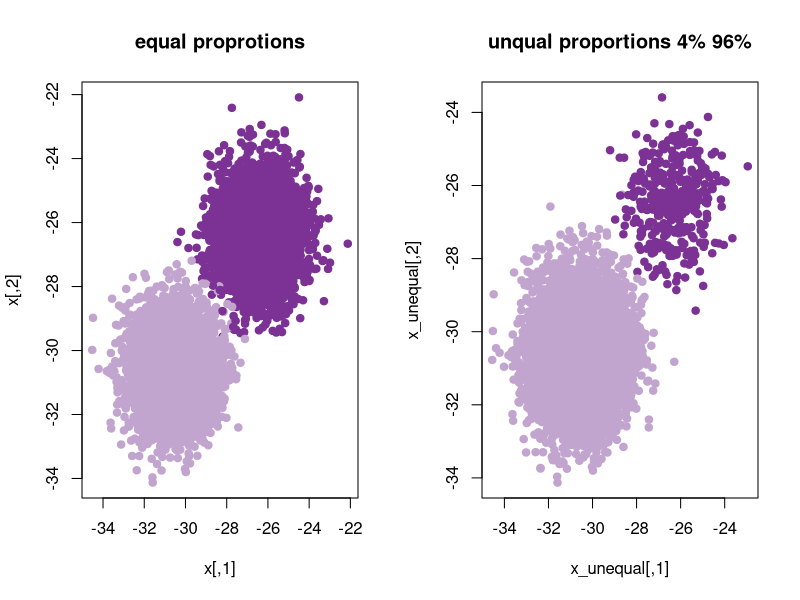
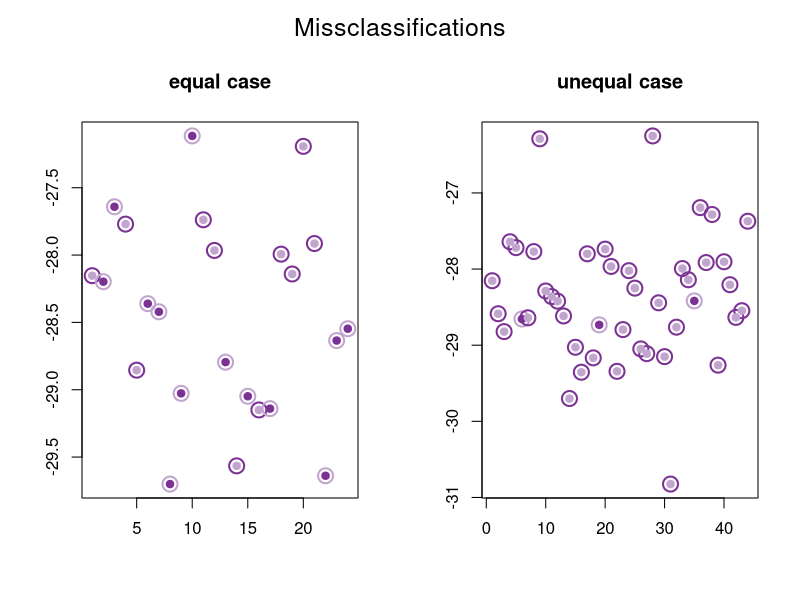
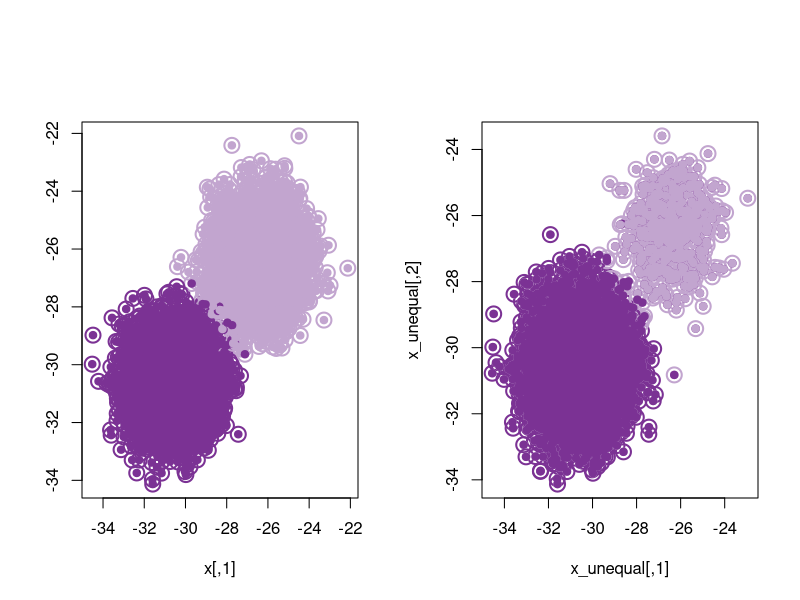

Source code (R) for these figures, in order:
# generate a dataset with 4 different classes
# generate dataset with unequal sizes
library(RColorBrewer)

brewer.pal(n = 4, name = "PRGn")
palette(brewer.pal(n = 4, name = "PRGn"))



set.seed(20000)
data_size = 10000
x = matrix(rnorm(data_size * 2), data_size, 2)
xmean = matrix(rnorm(2, sd = 40), 2, 2)
which_unequal = sample(c(1,2), data_size, replace = TRUE, prob = c(0.04, 0.96))
which = sample(c(1,2), data_size, replace = TRUE)
x_unequal = x + xmean[which_unequal, ]
x = x + xmean[which, ]
par(mfrow=c(1,2)) 
plot(x, col = which, pch = 19)
title("equal proprotions")
plot(x_unequal, col = which_unequal, pch = 19)
title("unqual proportions 4% 96%")


## apply k-means 
km_unequal.out = kmeans(x_unequal, 2, nstart = 15)
km.out = kmeans(x, 2, nstart = 15)
km_unequal.out
km.out



## plot the result
par(mfrow=c(1,2), oma = c(0, 0, 2, 0))

plot(x[c(which == km.out$cluster)], col = km.out$cluster, cex = 2, pch = 1, lwd = 2, ylab = "", xlab = "")
points(x[c(which == km.out$cluster)], col = c(1,2)[which], pch = 19)
title ("equal case")

plot(x_unequal[c(which_unequal == km_unequal.out$cluster)], col = km_unequal.out$cluster, cex = 2, pch = 1, lwd = 2, xlab = "", ylab = "")
points(x_unequal[c(which_unequal == km_unequal.out$cluster)], col = which_unequal, pch = 19)
points(x_unequal, col = c(2,1)[which_unequal], pch = 19)
title ("unequal case")
mtext("Missclassifications", outer = TRUE, cex = 1.5)



par(mfrow=c(1,2)) 
plot(x, col = km.out$cluster, cex = 2, pch = 1, lwd = 2, ylab = "")
points(x, col = c(2,1)[which], pch = 19)

plot(x_unequal, col = km_unequal.out$cluster, cex = 2, pch = 1, lwd = 2)
points(x_unequal, col = which_unequal, pch = 19)
points(x_unequal, col = c(2,1)[which_unequal], pch = 19)




## tabling 
table(which_unequal, km_unequal.out$cluster)

table(which, km.out$cluster)
